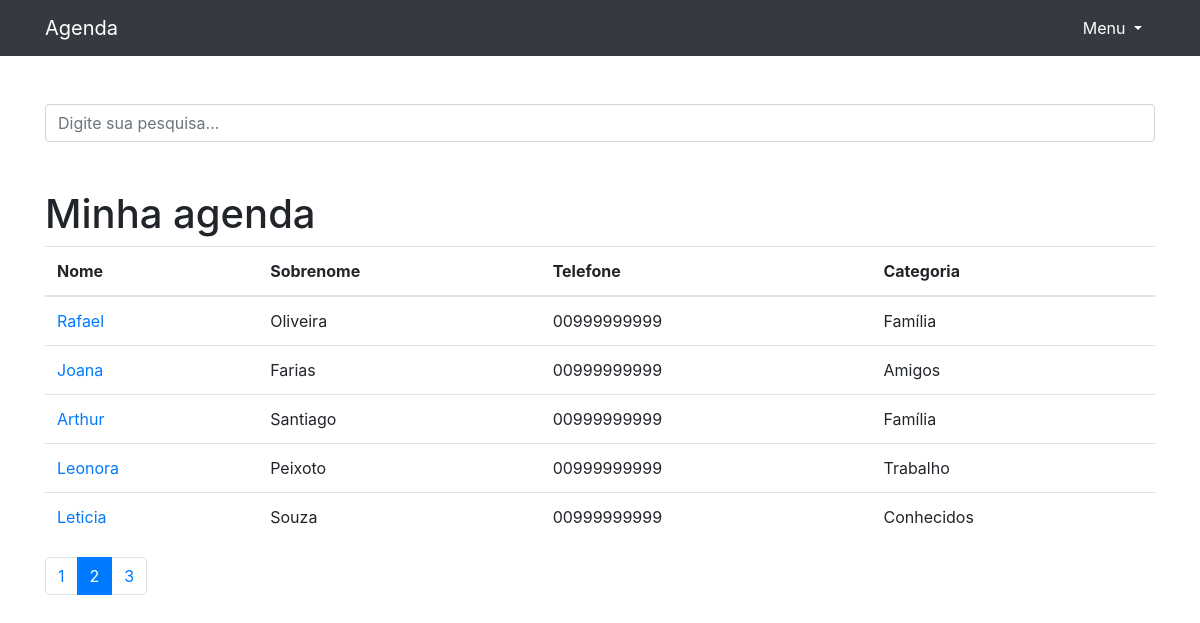
/?p=2&termo= (signed in), run on the app's committed database.
### contatos/models.py (models this page shows, shortened)
class Contato(models.Model):  # Model dos contatos relacionado à Categoria.
    nome = models.CharField(max_length=20)
    sobrenome = models.CharField(max_length=20, blank=True)
    telefone = models.CharField(max_length=11)
    email = models.CharField(max_length=50, blank=True)
    data_criacao = models.DateTimeField(default=timezone.now)
    descricao = models.TextField(blank=True)
    categoria = models.ForeignKey(Categoria, on_delete=models.DO_NOTHING)
    mostrar = models.BooleanField(default=True)
    foto = models.ImageField(blank=True, upload_to='fotos/%Y/%m/')

class Categoria(models.Model):  # Model que terá relação Many-to-One
    nome = models.CharField(max_length=20)
    def __str__(self):
        return self.nome

### contatos/views.py (the view)
# urls.py: path('', views.index, name='index'),
def index(request):
    contatos = Contato.objects.order_by('-id').filter(mostrar=True)
    paginator = Paginator(contatos, 5)
    page = request.GET.get('p')
    contatos = paginator.get_page(page)
    return render(request, 'contatos/index.html', {
        'contatos': contatos,
    })

### contatos/templates/contatos/index.html (shortened to what this page needs)
{% extends 'base.html'%}
{% block conteudo %}
    <br><br>
    <form method="get" action="{% url 'busca' %}">
      <div class="form-group row">
        <div class="col-12">
          <input class="form-control"
                 type="search" value="{{ request.GET.termo }}"
                 id="search-input"
                 placeholder="Digite sua pesquisa..."
                 name="termo">
        </div>
      </div>
    </form>
    <h1 class="mt-5">Minha agenda</h1>
    <table class="table">
      <thead>
        <tr>
          <th>Nome</th>
          <th>Sobrenome</th>
          <th>Telefone</th>
          <th>Categoria</th>
        </tr>
      </thead>
      <tbody>
        {% for contato in contatos %}
          <tr>
            <td>
              <a href="{% url 'ver_contato' contato_id=contato.id %}">{{ contato.nome }}</a>
            </td>
            <td>{{ contato.sobrenome }}</td>
            <td>{{ contato.telefone }}</td>
            <td>{{ contato.categoria }}</td>
          </tr>
        {% endfor %}
      </tbody>
    </table>
    <nav aria-label="Page navigation example">
      <ul class="pagination">
        {% for pagina in contatos.paginator.page_range %}
          {% if contatos.number == pagina %}
            <li class="page-item active">
              <a class="page-link" href="?p={{pagina}}&termo={{ request.GET.termo }}">{{pagina}}</a>
            </li>
          {% else %}
            <li class="page-item">
              <a class="page-link" href="?p={{pagina}}&termo={{ request.GET.termo }}">{{pagina}}</a>
            </li>
          {% endif %}
        {% endfor %}
      </ul>
    </nav>
{%endblock%}

### data on the page
Contato: nome "Rafael", sobrenome "Oliveira", telefone "00999999999", categoria "Família"
Contato: nome "Joana", sobrenome "Farias", telefone "00999999999", categoria "Amigos"
Contato: nome "Arthur", sobrenome "Santiago", telefone "00999999999", categoria "Família"
Contato: nome "Leonora", sobrenome "Peixoto", telefone "00999999999", categoria "Trabalho"
Contato: nome "Leticia", sobrenome "Souza", telefone "00999999999", categoria "Conhecidos"

### other printed values
{{ pagina }} "1" "3"
{{ pagina }} "2"
